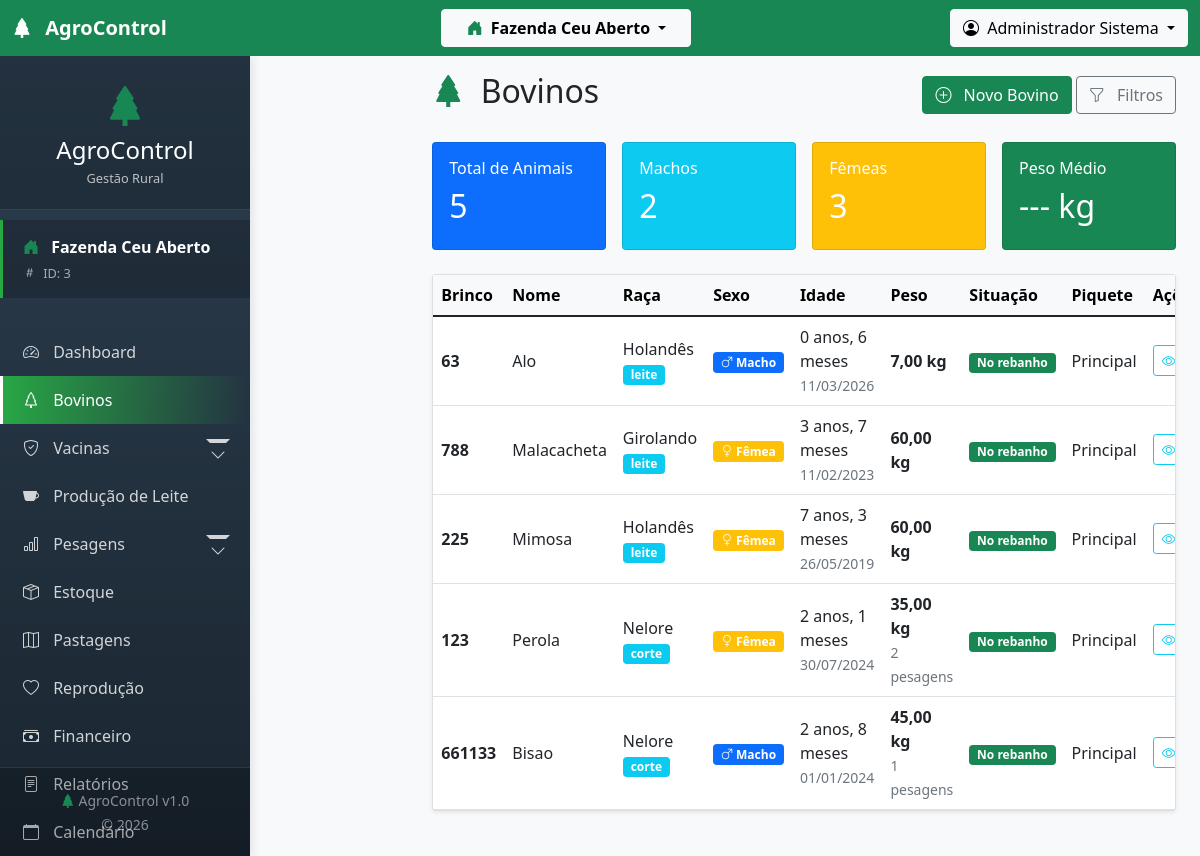
Page /modules/bovinos/index.php (signed in) on the committed database.
### tables this page shows
CREATE TABLE `bovinos` (
  `id` int(11) NOT NULL AUTO_INCREMENT,
  `id_fazenda` int(11) NOT NULL,
  `id_usuario_cadastro` int(11) DEFAULT NULL,
  `id_raca` int(11) DEFAULT NULL,
  `id_situacao` int(11) DEFAULT NULL,
  `id_piquete_atual` int(11) DEFAULT NULL,
  `id_pai` int(11) DEFAULT NULL,
  `id_mae` int(11) DEFAULT NULL,
  `brinco` varchar(50) NOT NULL,
  `brinco_eletronico` varchar(50) DEFAULT NULL,
  `brinco_pai` varchar(50) DEFAULT NULL,
  `brinco_mae` varchar(50) DEFAULT NULL,
  `nome` varchar(100) DEFAULT NULL,
  `registro_abcrh` varchar(50) DEFAULT NULL,
  `registro_anc` varchar(50) DEFAULT NULL,
  `data_nascimento` date DEFAULT NULL,
  `sexo` enum('M','F') NOT NULL,
  `peso_nascimento` decimal(7,2) DEFAULT NULL,
  `peso_atual` decimal(7,2) DEFAULT NULL,
  `condicao_corporal` decimal(3,2) DEFAULT NULL,
  `cor_pelagem` varchar(50) DEFAULT NULL,
  `origem` enum('nascido','comprado','doacao','troca') DEFAULT 'nascido',
  `data_entrada` date NOT NULL,
  `valor_compra` decimal(10,2) DEFAULT NULL,
  `comprado_de` varchar(255) DEFAULT NULL,
  `nome_pai` varchar(100) DEFAULT NULL,
  `raca_pai` varchar(100) DEFAULT NULL,
  `nome_mae` varchar(100) DEFAULT NULL,
  `raca_mae` varchar(100) DEFAULT NULL,
  `data_saida` date DEFAULT NULL,
  `motivo_saida` varchar(100) DEFAULT NULL,
  `valor_venda` decimal(10,2) DEFAULT NULL,
  `observacoes` text DEFAULT NULL,
  `ativo` tinyint(1) DEFAULT 1,
  `data_cadastro` timestamp NULL DEFAULT current_timestamp(),
  `data_atualizacao` timestamp NULL DEFAULT NULL ON UPDATE current_timestamp(),
  PRIMARY KEY (`id`),
  UNIQUE KEY `unique_brinco_fazenda` (`id_fazenda`,`brinco`),
  KEY `id_raca` (`id_raca`),
  KEY `id_pai` (`id_pai`),
  KEY `id_mae` (`id_mae`),
  KEY `idx_bovinos_fazenda` (`id_fazenda`),
  KEY `idx_bovinos_situacao` (`id_situacao`),
  KEY `idx_bovinos_piquete` (`id_piquete_atual`),
  KEY `id_usuario_cadastro` (`id_usuario_cadastro`),
  CONSTRAINT `bovinos_ibfk_1` FOREIGN KEY (`id_fazenda`) REFERENCES `fazendas` (`id`) ON DELETE CASCADE,
  CONSTRAINT `bovinos_ibfk_2` FOREIGN KEY (`id_raca`) REFERENCES `racas` (`id`),
  CONSTRAINT `bovinos_ibfk_3` FOREIGN KEY (`id_situacao`) REFERENCES `situacoes` (`id`),
  CONSTRAINT `bovinos_ibfk_4` FOREIGN KEY (`id_piquete_atual`) REFERENCES `piquetes` (`id`),
  CONSTRAINT `bovinos_ibfk_5` FOREIGN KEY (`id_pai`) REFERENCES `bovinos` (`id`),
  CONSTRAINT `bovinos_ibfk_6` FOREIGN KEY (`id_mae`) REFERENCES `bovinos` (`id`),
  CONSTRAINT `bovinos_ibfk_7` FOREIGN KEY (`id_usuario_cadastro`) REFERENCES `usuarios` (`id`)
);

CREATE TABLE `racas` (
  `id` int(11) NOT NULL AUTO_INCREMENT,
  `id_fazenda` int(11) NOT NULL,
  `nome_raca` varchar(100) NOT NULL,
  `tipo` enum('corte','leite','misto','trabalho') NOT NULL,
  `origem` varchar(100) DEFAULT NULL,
  `porte` enum('pequeno','medio','grande') DEFAULT 'medio',
  `peso_medio_adulto` decimal(7,2) DEFAULT NULL,
  `descricao` text DEFAULT NULL,
  `data_cadastro` timestamp NULL DEFAULT current_timestamp(),
  PRIMARY KEY (`id`),
  UNIQUE KEY `unique_raca_fazenda` (`id_fazenda`,`nome_raca`),
  CONSTRAINT `racas_ibfk_1` FOREIGN KEY (`id_fazenda`) REFERENCES `fazendas` (`id`) ON DELETE CASCADE
);

CREATE TABLE `situacoes` (
  `id` int(11) NOT NULL AUTO_INCREMENT,
  `id_fazenda` int(11) NOT NULL,
  `codigo` varchar(30) DEFAULT NULL,
  `nome` varchar(50) NOT NULL,
  `cor` varchar(20) DEFAULT 'secondary',
  `icone` varchar(50) DEFAULT NULL,
  `permite_movimentacao` tinyint(1) DEFAULT 1,
  `permite_venda` tinyint(1) DEFAULT 0,
  `ordem` int(11) DEFAULT 0,
  `padrao` tinyint(1) DEFAULT 0,
  `ativo` tinyint(1) DEFAULT 1,
  `data_cadastro` timestamp NULL DEFAULT current_timestamp(),
  PRIMARY KEY (`id`),
  UNIQUE KEY `unique_situacao_fazenda` (`id_fazenda`,`codigo`),
  CONSTRAINT `situacoes_ibfk_1` FOREIGN KEY (`id_fazenda`) REFERENCES `fazendas` (`id`) ON DELETE CASCADE
);

CREATE TABLE `piquetes` (
  `id` int(11) NOT NULL AUTO_INCREMENT,
  `id_fazenda` int(11) NOT NULL,
  `nome_piquete` varchar(100) NOT NULL,
  `codigo` varchar(30) DEFAULT NULL,
  `area_hectares` decimal(10,2) DEFAULT NULL,
  `comprimento_m` decimal(10,2) DEFAULT NULL,
  `largura_m` decimal(10,2) DEFAULT NULL,
  `tipo_pasto` varchar(100) DEFAULT NULL,
  `capacidade_suporte` int(11) DEFAULT NULL,
  `disponivel` tinyint(1) DEFAULT 1,
  `lotacao_atual` int(11) DEFAULT 0,
  `dias_descanso` int(11) DEFAULT 30,
  `dias_ocupacao` int(11) DEFAULT 7,
  `data_ultima_ocupacao` date DEFAULT NULL,
  `data_ultima_manutencao` date DEFAULT NULL,
  `cerca_eletrica` tinyint(1) DEFAULT 0,
  `agua_disponivel` tinyint(1) DEFAULT 1,
  `sombra_disponivel` tinyint(1) DEFAULT 1,
  `coordenadas_polygon` text DEFAULT NULL,
  `observacoes` text DEFAULT NULL,
  `ativo` tinyint(1) DEFAULT 1,
  `data_cadastro` timestamp NULL DEFAULT current_timestamp(),
  PRIMARY KEY (`id`),
  UNIQUE KEY `unique_piquete_fazenda` (`id_fazenda`,`nome_piquete`),
  CONSTRAINT `piquetes_ibfk_1` FOREIGN KEY (`id_fazenda`) REFERENCES `fazendas` (`id`) ON DELETE CASCADE
);

### config/tenant.php (called while the page is built, shortened)
<?php
require_once __DIR__ . '/database.php';
class TenantManager {
    public static function getActiveFarmId() {
        return $_SESSION['fazenda_ativa_id'] ?? null;
    }
    public static function addTenantFilter($tableAlias = '') {
        $farmId = self::getActiveFarmId();
        if ($tableAlias) {
            return " $tableAlias.id_fazenda = $farmId ";
        }
        return " id_fazenda = $farmId ";
    }
}
function getActiveFarmId() {
    return TenantManager::getActiveFarmId();
}
?>

### config/database.php (called while the page is built, shortened)
<?php
$conn = new mysqli(DB_HOST, DB_USER, DB_PASSWORD, DB_NAME);
$conn->set_charset("utf8");
function executeQuery($sql) {
    global $conn;
    $result = $conn->query($sql);
    return $result;
}
?>

### modules/bovinos/index.php (the view, shortened to what this page needs)
<?php
require_once '../../config/database.php';
require_once '../../config/tenant.php';
$where = TenantManager::addTenantFilter('b') . " AND b.ativo = 1";
$page = isset($_GET['page']) ? intval($_GET['page']) : 1;
$limit = 20;
$offset = ($page - 1) * $limit;
$countSql = "SELECT COUNT(*) as total FROM bovinos b WHERE $where";
$countResult = executeQuery($countSql);
$totalRegistros = $countResult->fetch_assoc()['total'];
$sql = "SELECT b.*,
               r.nome_raca,
               r.tipo as tipo_raca,
               s.nome as situacao_nome,
               s.cor as situacao_cor,
               p.nome_piquete,
               (SELECT COUNT(*) FROM pesagens WHERE id_bovino = b.id) as total_pesagens
        FROM bovinos b
        LEFT JOIN racas r ON b.id_raca = r.id
        LEFT JOIN situacoes s ON b.id_situacao = s.id
        LEFT JOIN piquetes p ON b.id_piquete_atual = p.id
        WHERE $where
        ORDER BY b.data_cadastro DESC
        LIMIT $offset, $limit";
$bovinos = executeQuery($sql);
include '../../includes/header.php';
include '../../includes/sidebar.php';
?>
<main class="col-lg-10 ms-auto px-4 py-3">
    <div class="d-flex justify-content-between flex-wrap align-items-center mb-4">
        <h1 class="h2">
            <i class="bi bi-tree-fill me-2 text-success"></i>
            Bovinos
        </h1>
        <div>
            <a href="cadastrar.php" class="btn btn-success">
                <i class="bi bi-plus-circle me-2"></i>
                Novo Bovino
            </a>
            <button class="btn btn-outline-secondary" data-bs-toggle="modal" data-bs-target="#filtroModal">
                <i class="bi bi-funnel me-2"></i>
                Filtros
            </button>
        </div>
    </div>
    <div class="row g-3 mb-4">
        <?php
        $sqlM = "SELECT COUNT(*) as total FROM bovinos WHERE " . TenantManager::addTenantFilter() . " AND sexo = 'M' AND ativo = 1";
        $resM = executeQuery($sqlM);
        $totalM = $resM->fetch_assoc()['total'];
        $sqlF = "SELECT COUNT(*) as total FROM bovinos WHERE " . TenantManager::addTenantFilter() . " AND sexo = 'F' AND ativo = 1";
        $resF = executeQuery($sqlF);
        $totalF = $resF->fetch_assoc()['total'];
        ?>
        <div class="col-md-3 col-sm-6">
            <div class="card bg-primary text-white">
                <div class="card-body">
                    <h6>Total de Animais</h6>
                    <h2><?php echo $totalRegistros; ?></h2>
                </div>
            </div>
        </div>
        <div class="col-md-3 col-sm-6">
            <div class="card bg-info text-white">
                <div class="card-body">
                    <h6>Machos</h6>
                    <h2><?php echo $totalM; ?></h2>
                </div>
            </div>
        </div>
        <div class="col-md-3 col-sm-6">
            <div class="card bg-warning text-white">
                <div class="card-body">
                    <h6>Fêmeas</h6>
                    <h2><?php echo $totalF; ?></h2>
                </div>
            </div>
        </div>
        <div class="col-md-3 col-sm-6">
            <div class="card bg-success text-white">
                <div class="card-body">
                    <h6>Peso Médio</h6>
                    <h2>--- kg</h2>
                </div>
            </div>
        </div>
    </div>
    <div class="card shadow-sm">
        <div class="card-body p-0">
            <?php if ($bovinos && $bovinos->num_rows > 0): ?>
            <div class="table-responsive">
                <table class="table table-hover align-middle mb-0">
                    <thead class="table-light">
                        <tr>
                            <th>Brinco</th>
                            <th>Nome</th>
                            <th>Raça</th>
                            <th>Sexo</th>
                            <th>Idade</th>
                            <th>Peso</th>
                            <th>Situação</th>
                            <th>Piquete</th>
                            <th width="120">Ações</th>
                        </tr>
                    </thead>
                    <tbody>
                        <?php while ($bovino = $bovinos->fetch_assoc()):
                            $idade = '';
                            if ($bovino['data_nascimento']) {
                                $nascimento = new DateTime($bovino['data_nascimento']);
                                $hoje = new DateTime();
                                $diferenca = $hoje->diff($nascimento);
                                $idade = $diferenca->y . ' anos, ' . $diferenca->m . ' meses';
                            }
                        ?>
                        <tr>
                            <td>
                                <strong><?php echo $bovino['brinco']; ?></strong>
                            </td>
                            <td><?php echo $bovino['nome'] ?: '-'; ?></td>
                            <td>
                                <?php echo $bovino['nome_raca'] ?: '-'; ?>
                                <?php if ($bovino['tipo_raca']): ?>
                                    <br><small class="badge bg-info"><?php echo $bovino['tipo_raca']; ?></small>
                                <?php endif; ?>
                            </td>
                            <td>
                                <?php if ($bovino['sexo'] == 'M'): ?>
                                    <span class="badge bg-primary"><i class="bi bi-gender-male"></i> Macho</span>
                                <?php else: ?>
                                    <span class="badge bg-warning"><i class="bi bi-gender-female"></i> Fêmea</span>
                                <?php endif; ?>
                            </td>
                            <td>
                                <?php echo $idade ?: '-'; ?>
                                <?php if ($bovino['data_nascimento']): ?>
                                    <br><small class="text-muted"><?php echo date('d/m/Y', strtotime($bovino['data_nascimento'])); ?></small>
                                <?php endif; ?>
                            </td>
                            <td>
                                <?php if ($bovino['peso_atual']): ?>
                                    <strong><?php echo number_format($bovino['peso_atual'], 2, ',', '.'); ?> kg</strong>
                                    <?php if ($bovino['total_pesagens'] > 0): ?>
                                        <br><small class="text-muted"><?php echo $bovino['total_pesagens']; ?> pesagens</small>
                                    <?php endif; ?>
                                <?php else: ?>
                                    -
                                <?php endif; ?>
                            </td>
                            <td>
                                <span class="badge bg-<?php echo $bovino['situacao_cor'] ?: 'secondary'; ?>">
                                    <?php echo $bovino['situacao_nome']; ?>
                                </span>
                            </td>
                            <td><?php echo $bovino['nome_piquete'] ?: '-'; ?></td>
                            <td>
                                <div class="btn-group btn-group-sm">
                                    <a href="visualizar.php?id=<?php echo $bovino['id']; ?>" class="btn btn-outline-info" title="Visualizar">
                                        <i class="bi bi-eye"></i>
                                    </a>
                                </div>
                            </td>
                        </tr>
                        <?php endwhile; ?>
                    </tbody>
                </table>
            </div>
            <?php endif; ?>
        </div>
    </div>
</main>
<?php include '../../includes/footer.php'; ?>

### assets/css/style.css (style rules this page uses)
:root { --primary-color: #28a745; --secondary-color: #6c757d; --success-color: #28a745; --danger-color: #dc3545; --warning-color: #ffc107; --info-color: #17a2b8; }
body { font-family: 'Segoe UI', Tahoma, Geneva, Verdana, sans-serif; background-color: #f8f9fa; }

### includes/header.php (style rules this page uses)
body { margin: 0; padding: 0; font-family: 'Segoe UI', Tahoma, Geneva, Verdana, sans-serif; }

### includes/sidebar.php (style rules this page uses)
html, body { height: 100%; margin: 0; overflow-x: hidden; }

### rows in the picture
bovinos: brinco "63", nome "Alo", id_raca.nome_raca "Holandês", id_raca.tipo "leite", sexo "M" (drawn), data_nascimento "0 anos, 6 meses", data_nascimento "11/03/2026", peso_atual "7,00", id_situacao.nome "No rebanho", id_piquete_atual.nome_piquete "Principal"
bovinos: brinco "788", nome "Malacacheta", id_raca.nome_raca "Girolando", id_raca.tipo "leite", sexo "F" (drawn), data_nascimento "3 anos, 7 meses", data_nascimento "11/02/2023", peso_atual "60,00", id_situacao.nome "No rebanho", id_piquete_atual.nome_piquete "Principal"
bovinos: brinco "225", nome "Mimosa", id_raca.nome_raca "Holandês", id_raca.tipo "leite", sexo "F" (drawn), data_nascimento "7 anos, 3 meses", data_nascimento "26/05/2019", peso_atual "60,00", id_situacao.nome "No rebanho", id_piquete_atual.nome_piquete "Principal"
bovinos: brinco "123", nome "Perola", id_raca.nome_raca "Nelore", id_raca.tipo "corte", sexo "F" (drawn), data_nascimento "2 anos, 1 meses", data_nascimento "30/07/2024", peso_atual "35,00", total_pesagens "2", id_situacao.nome "No rebanho", id_piquete_atual.nome_piquete "Principal"
bovinos: brinco "661133", nome "Bisao", id_raca.nome_raca "Nelore", id_raca.tipo "corte", sexo "M" (drawn), data_nascimento "2 anos, 8 meses", data_nascimento "01/01/2024", peso_atual "45,00", total_pesagens "1", id_situacao.nome "No rebanho", id_piquete_atual.nome_piquete "Principal"

### other values in the picture
$activeFarmName "Fazenda Ceu Aberto"
$_SESSION['usuario_nome'] "Administrador Sistema"
TenantManager::getActiveFarmName() "Fazenda Ceu Aberto"
$farmId "3"
$totalRegistros "5"
$totalM "2"
$totalF "3"
